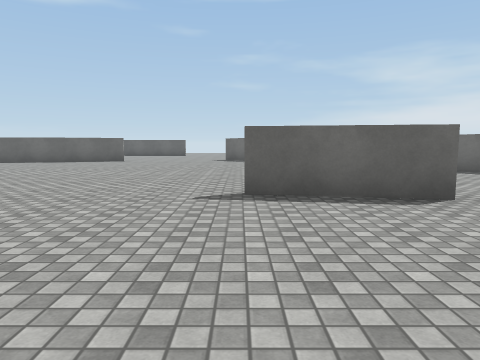
View 1 (above)

24 first-person views from a walk through a Unity game level. The camera is 1.3 m above the floor, tilts 6° down and sees 70° across. The floor is counted in squares, 2 m on a side. Each view is taken from the middle of a square. On the plan, view 1 faces up. The plan holds only what a view shows up to about 10 squares ahead; the rest is blank. The place goes on beyond the plan. The player character is not drawn. Surface patterns are stand-ins for the level's own textures.

View 2
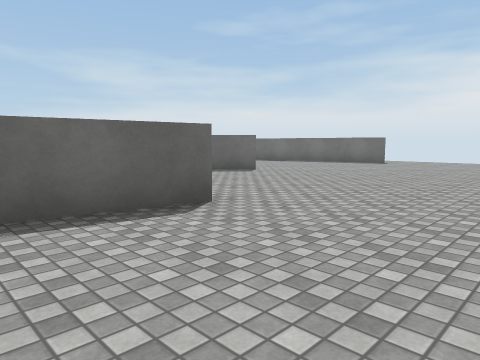

View 3
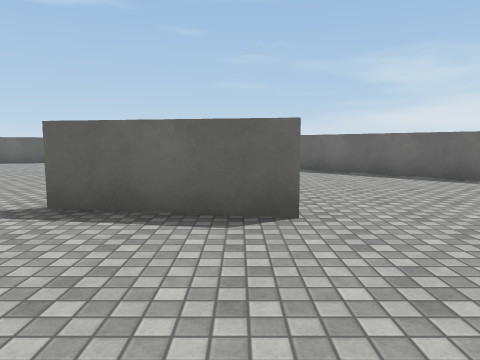

View 4
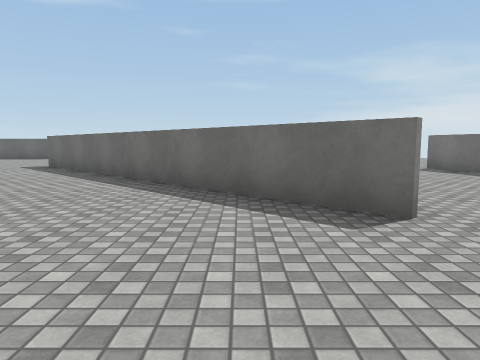

View 5
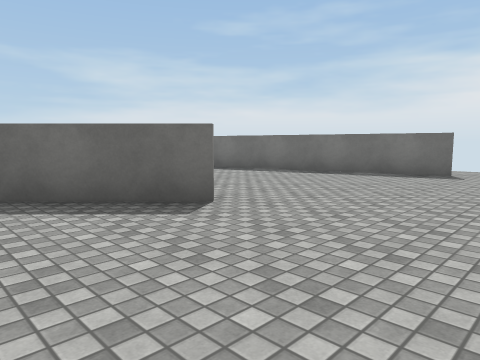

View 6
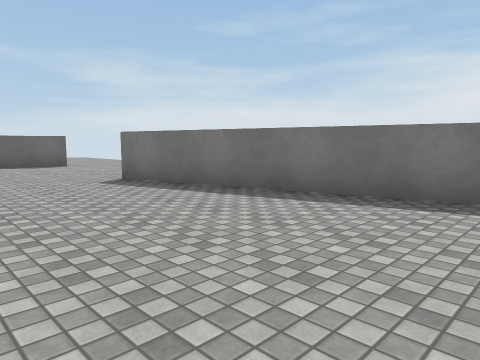

View 7
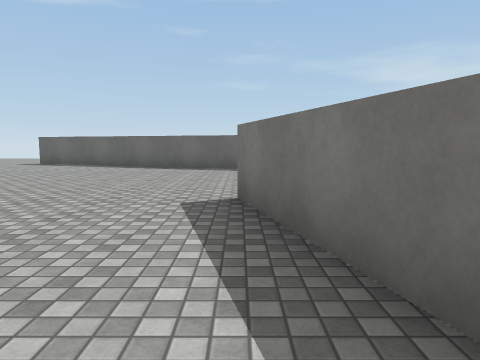

View 8
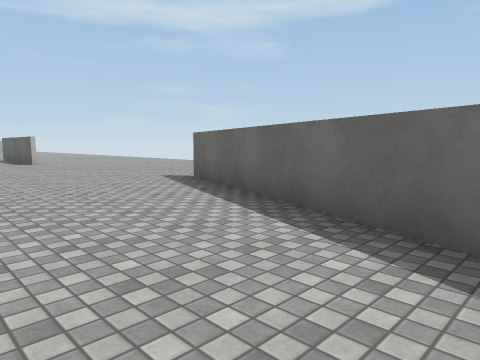

View 9
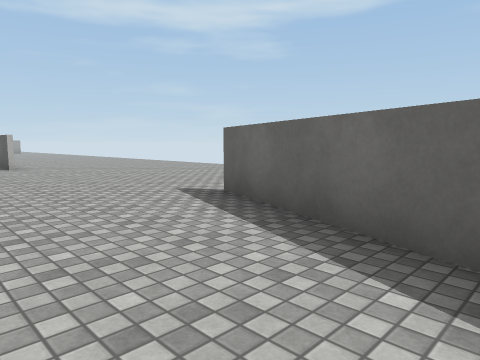

View 10
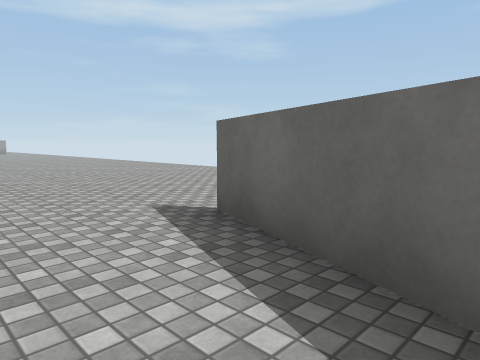

View 11
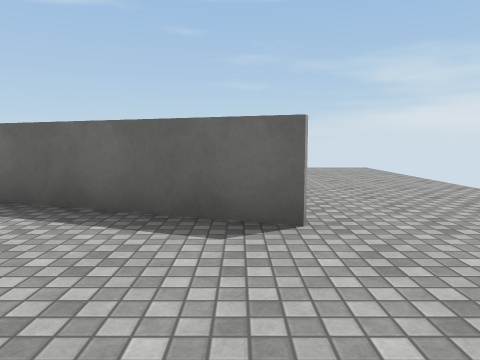

View 12
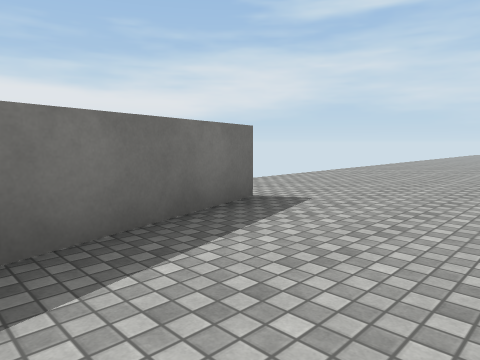

View 13
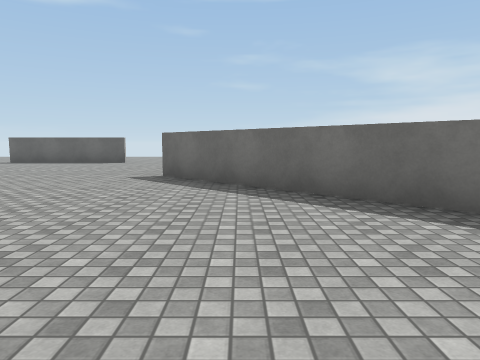

View 14
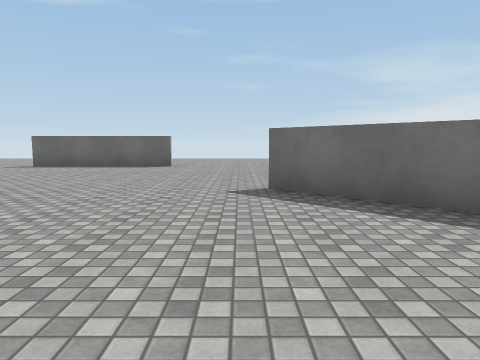

View 15
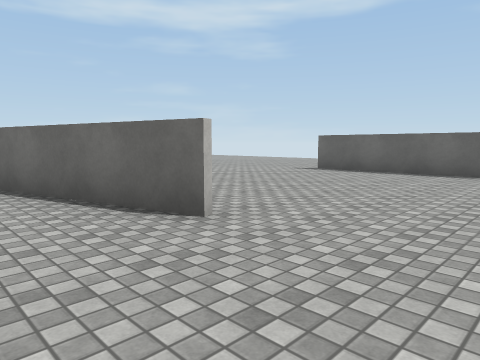

View 16
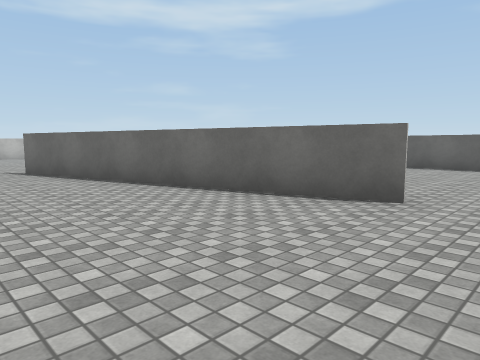

View 17
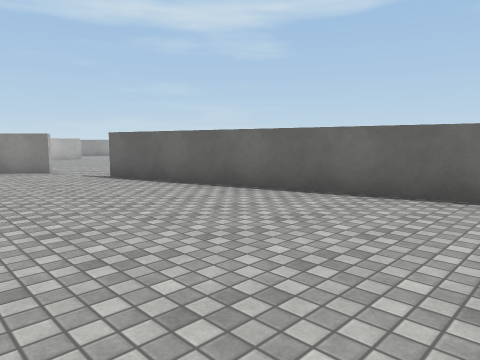

View 18
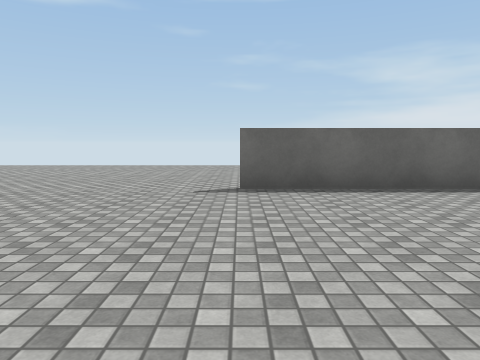

View 19
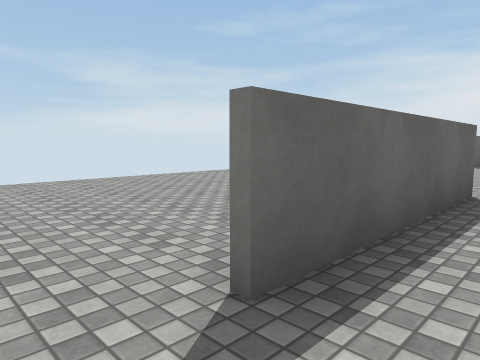

View 20
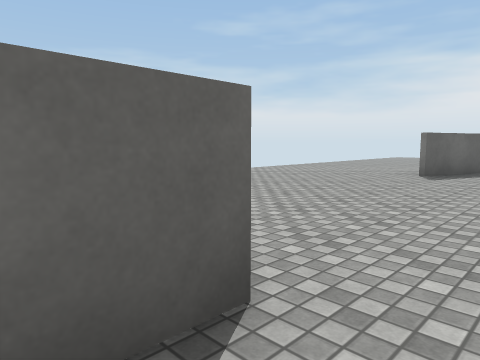

View 21
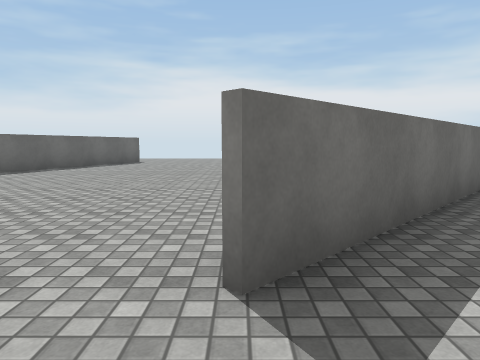

View 22
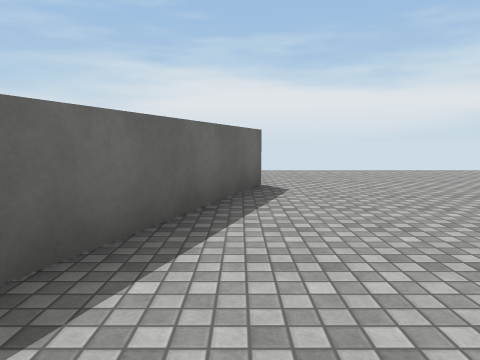

View 23
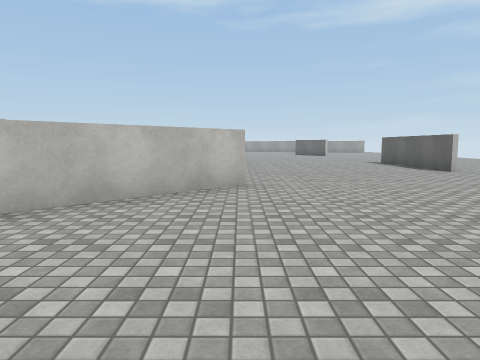

View 24
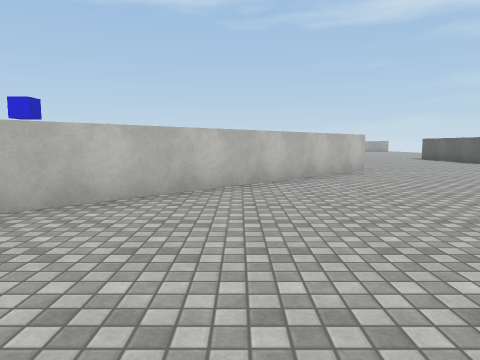

### Floor plan
Points are (right, up) in squares from view 1. A wall is a line through its corners. A room is listed if a view was taken in it or the views show most of it. See-through windows are left out.
Room 1 (views 1, 2, 3, 4, 5, 6, 7, 8, 9, 10, 11, 12, 13, 14, 15, 16, 17, 18, 19, 20, 21, 22, 23, 24)
walls: (2.6, 4) (0, 4.4); (6.6, 6.9) (-0.6, 14); (-0.5, 14.1) (4.9, 8.7); (-4.3, 12.9) (-10.6, 11.3); (11.9, 5.8) (10, 13.1); (-2.9, 18.9) (-7, 18.9); (10.6, 17.6) (3.4, 20.2)

Where each view was taken, in squares from view 1:
view 1: 0 up, 0 right, facing up
view 2: 1 up, 0 right, facing up-right
view 3: 1 up, 2 right, facing up
view 4: 4 up, 5 right, facing up
view 5: 4 up, 4 right, facing up-right
view 6: 7 up, 7 right, facing up-right
view 7: 9 up, 10 right, facing up
view 8: 16 up, 9 right, facing up-left
view 9: 17 up, 7 right, facing up-left
view 10: 18 up, 6 right, facing up-left
view 11: 15 up, 10 right, facing up
view 12: 9 up, 9 right, facing down-right
view 13: 7 up, 1 right, facing up
view 14: 9 up, 1 left, facing up
view 15: 11 up, 2 left, facing up-left
view 16: 9 up, 3 left, facing up-left
view 17: 8 up, 5 left, facing up-left
view 18: 14 up, 7 left, facing up
view 19: 18 up, 8 left, facing up-right
view 20: 18 up, 4 left, facing up-right
view 21: 14 up, 2 left, facing right
view 22: 18 up, 5 right, facing right
view 23: 14 up, 5 right, facing left
view 24: 11 up, 8 right, facing left
